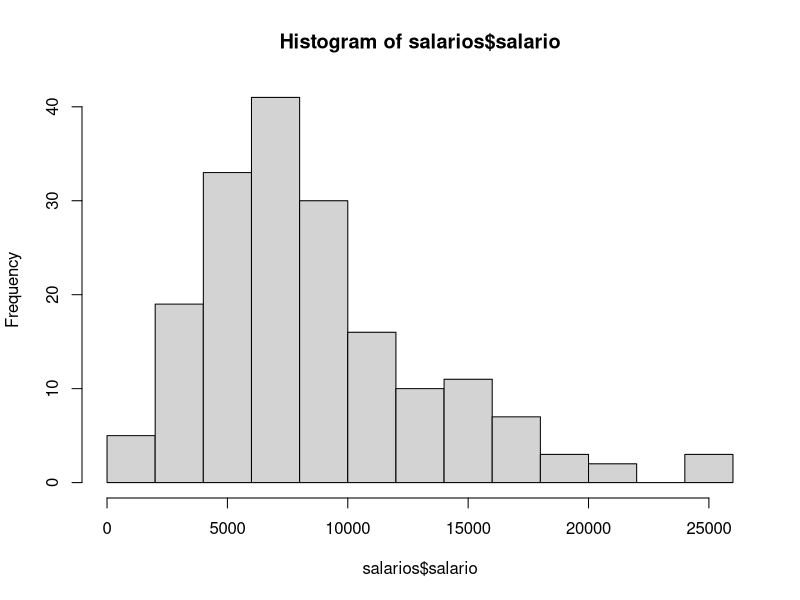
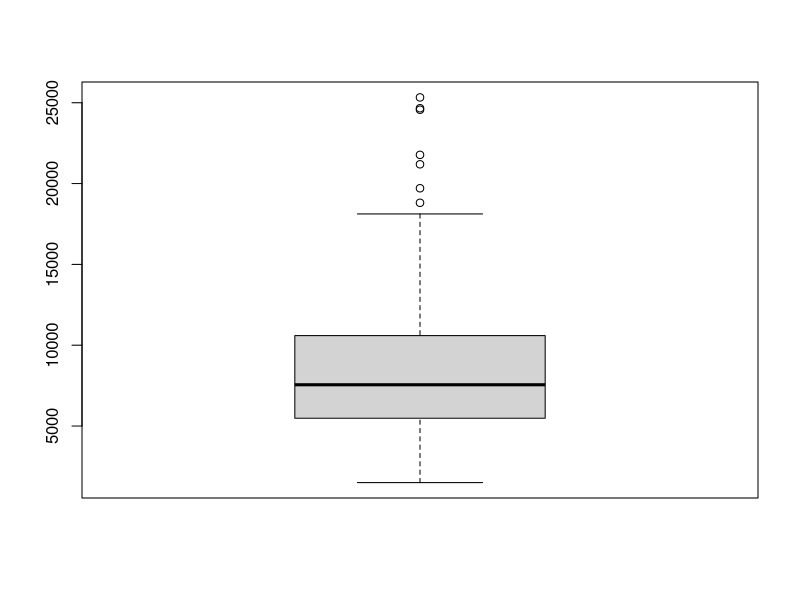
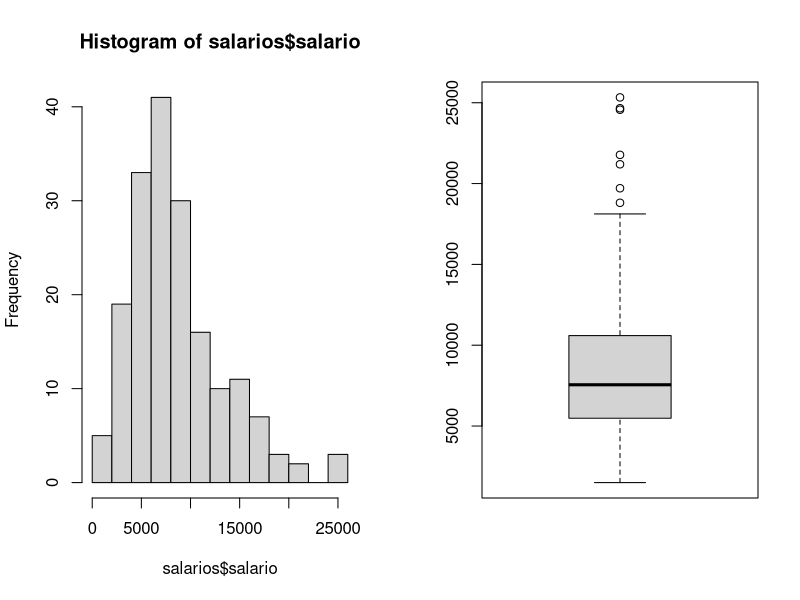
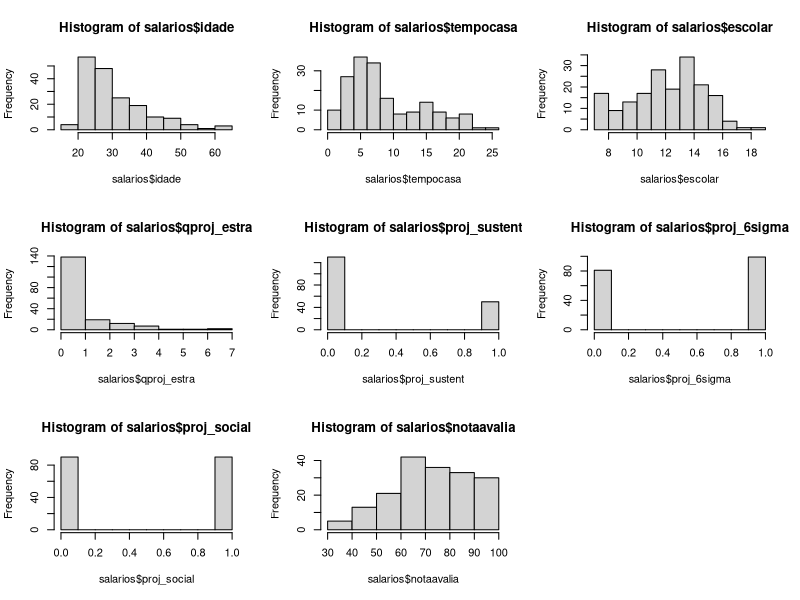
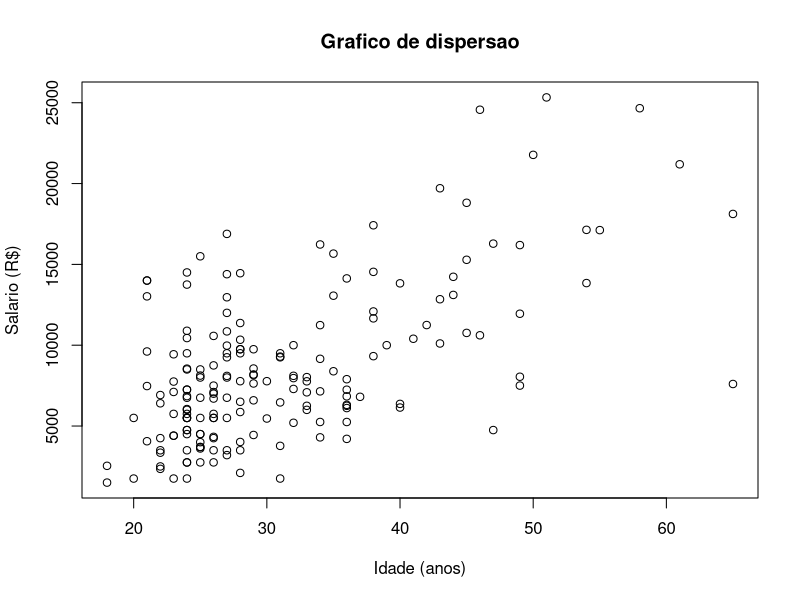
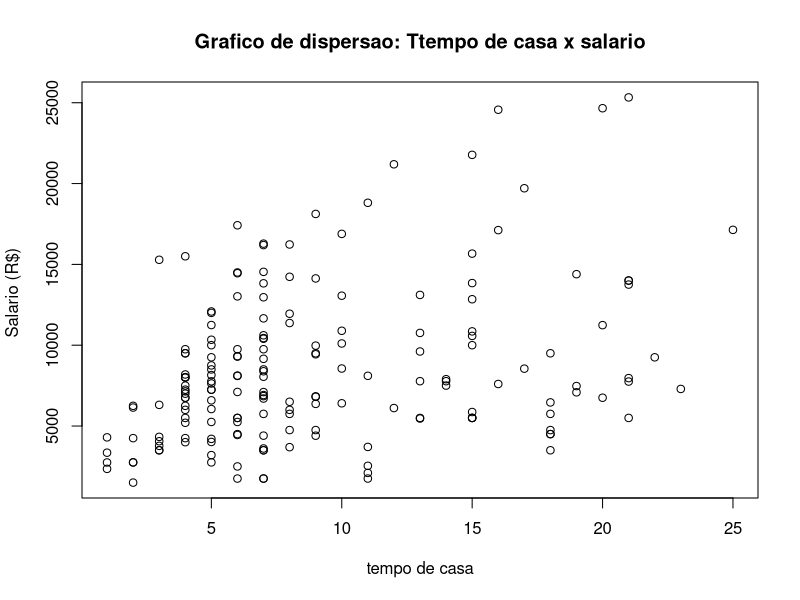
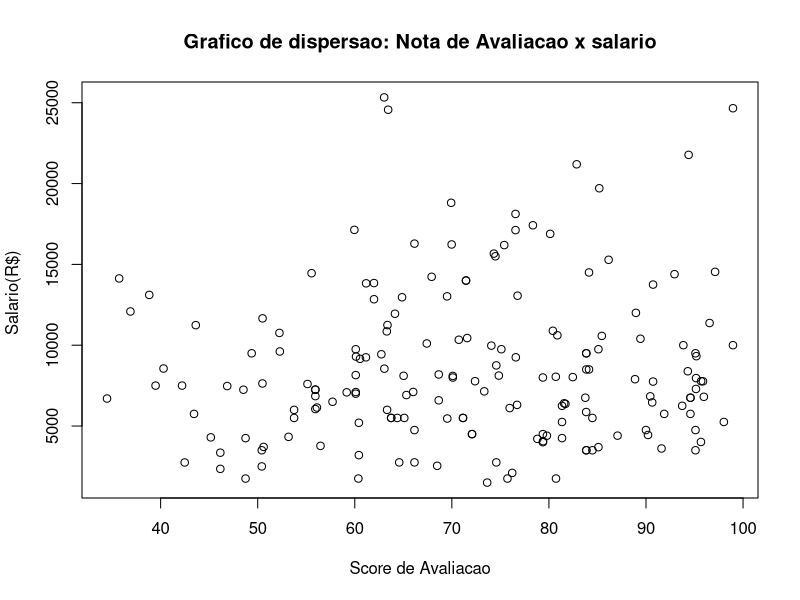
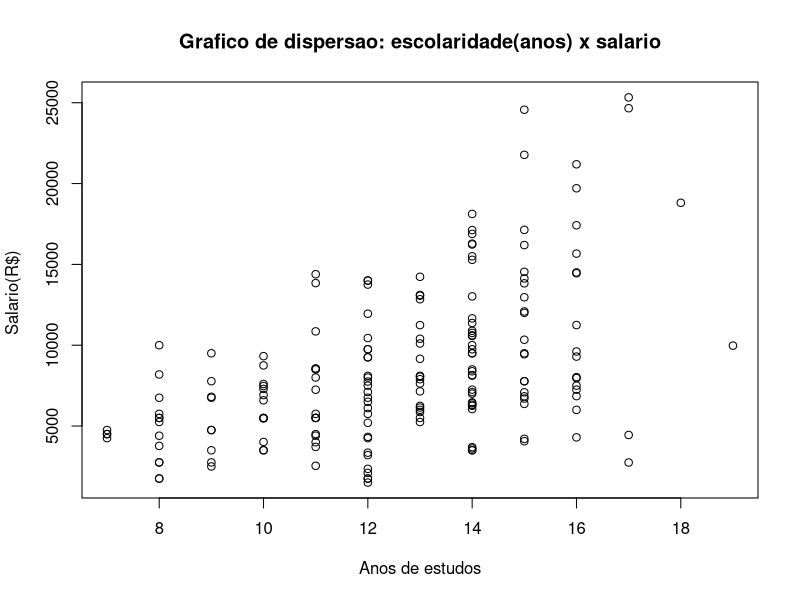

R code for these plots, in order:
## ---- chunk 1
knitr::opts_chunk$set(echo = TRUE)

salarios <- read.csv("Arquivo_Salarios_Colaboradores_2020.csv", sep=';',dec=',' , row.names=1)


## ---- chunk 2

# comando para colocar o arquivo em uso  

attach(salarios)

# Verificando os nomes das variaveis
names(salarios)

## ---- chunk 3
#Verificando os formatos das variaveis
str(salarios)

## ---- chunk 4

# do arquivo inteiro 
summary(salarios)

# ou de uma variavel especifica

summary(salarios$salario)


## ---- chunk 5

#### graficos variaveis quantitativas:

#### histograma
hist(salarios$salario )


## ---- chunk 6

#### boxplot
boxplot(salarios$salario )


## ---- chunk 7

#comando para dividir a area de Plots em 1 linha e duas colunas para os graficos

par (mfrow=c(1,2))
hist(salarios$salario )
boxplot(salarios$salario )
par (mfrow=c(1,1))


## ---- chunk 8
#comando para gerar em 3 linhas e 3 colunas de graficos
par (mfrow=c(3,3))
hist(salarios$idade)
hist(salarios$tempocasa)
hist(salarios$escolar)
hist(salarios$qproj_estra)
hist(salarios$proj_sustent)
hist(salarios$proj_6sigma)
hist(salarios$proj_social)
hist(salarios$notaavalia)

par (mfrow=c(1,1))


## ---- chunk 9

#### Grafico de dispersao para a associacaoo entre idade  e Salario 
plot (x = salarios$idade, y = salarios$salario,
      main = "Grafico de dispersao",
      xlab = "Idade (anos)",
      ylab = "Salario (R$)")



## ---- chunk 10
#### Grafico de dispersao para a associacao entre tempo de casa e Salario 
plot (x = salarios$tempocasa, y = salarios$salario,
      main = "Grafico de dispersao: Ttempo de casa x salario",
      xlab = "tempo de casa",
      ylab = "Salario (R$) ")


#Grafico de dispersao para a associacao entre notaavalia e Salario 
plot (x = salarios$notaavalia, y = salarios$salario ,
      main = "Grafico de dispersao: Nota de Avaliacao x salario",
      xlab = "Score de Avaliacao",
      ylab = "Salario(R$) ")

#### Grafico de dispersao para a associacao entre escolaridade(anos) e Salario 
plot (x = salarios$escolar, y = salarios$salario ,
      main = "Grafico de dispersao: escolaridade(anos) x salario",
      xlab = "Anos de estudos",
      ylab = "Salario(R$) ")



## ---- chunk 11
boxplot(salarios$salario ~salarios$proj_sustent, main='proj_sustent',col=c('red','darkgreen'))

boxplot(salarios$salario ~salarios$proj_6sigma, main='proj_6sigma',col=c('red','darkgreen'))

boxplot(salarios$salario ~salarios$proj_social, main='proj_social',col=c('red','darkgreen'))

## ---- chunk 12

#### matriz de correlacoes
matcor <- cor(salarios)
print(matcor, digits = 2)

## ---- chunk 13


panel.cor <- function(x, y, digits=2, prefix ="", cex.cor,
                      ...)  {
  usr <- par("usr")
  on.exit(par(usr))
  par(usr = c(0, 1, 0, 1))
  r <- cor(x, y , use = "pairwise.complete.obs")
  txt <- format(c(r, 0.123456789), digits = digits) [1]
  txt <- paste(prefix, txt, sep = "")
  if (missing(cex.cor))
    cex <- 0.8/strwidth(txt)
  # abs(r) eh para que na saida as correlacoes ficarem proporcionais
  text(0.5, 0.5, txt, cex = cex * abs(r))
}
#pdf(file = "grafico.pdf")
pairs(salarios, lower.panel=panel.smooth, upper.panel=panel.cor)


## ---- chunk 14


modelo_01 <- lm(salario  ~ idade+tempocasa+escolar+qproj_estra+proj_sustent+
                           proj_6sigma+proj_social+notaavalia, data=salarios)


## ---- chunk 15
summary(modelo_01)

## ---- chunk 16
stepwise<-step(modelo_01,direction="both")
 
summary(stepwise)


## ---- chunk 17
modelo_final <- lm(salario  ~ idade+escolar+tempocasa+qproj_estra+proj_6sigma+proj_social, data=salarios)
summary(modelo_final)

## ---- chunk 18
salarios$sal_estimado_regr <- predict(modelo_final,salarios) 

summary(salarios$sal_estimado_regr)

# Dar um view no arquivo para ver o conteudo

## ---- chunk 19

plot (x = salarios$salario , y = salarios$sal_estimado_regr ,
      main = "Grafico de dispersao: salario real x salario estimado",
      xlab = " Salario  ",
      ylab = " sal_estimado_regr  ")

## ---- chunk 20

mse_modelo_regr <- mean((salarios$salario  - salarios$sal_estimado_regr)^2)
sqrt(mse_modelo_regr)

## ---- chunk 21
mse_usando_media <- mean((salarios$salario  - mean(salarios$salario ))^2)
sqrt(mse_usando_media)
## ---- chunk 22
rs <- resid(modelo_final)
plot(predict(modelo_final), rs, xlab = "Preditor linear",ylab = "Residuos")
abline(h = 0, lty = 2)
## ---- chunk 23
par(mfrow =c(2,2))
plot(modelo_final , which=c(1:4), pch=20)

## ---- chunk 24
shapiro.test(residuals(modelo_final))

